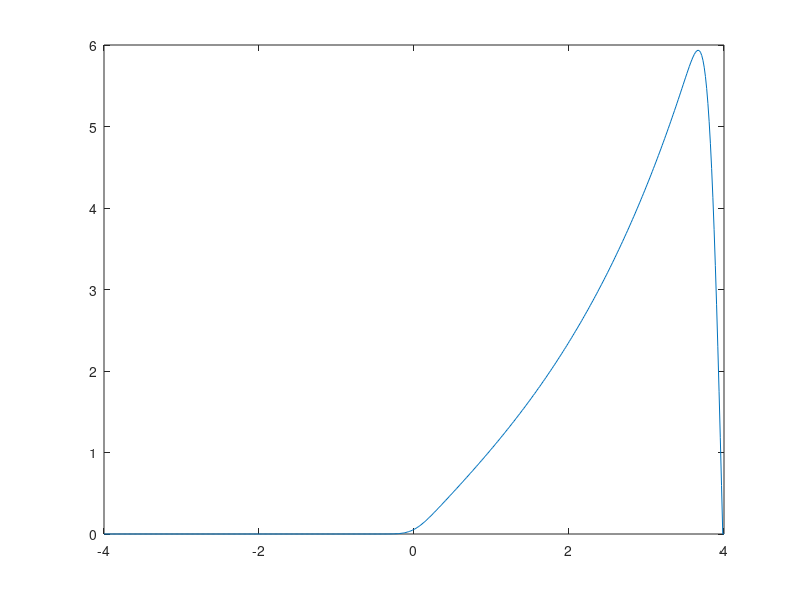
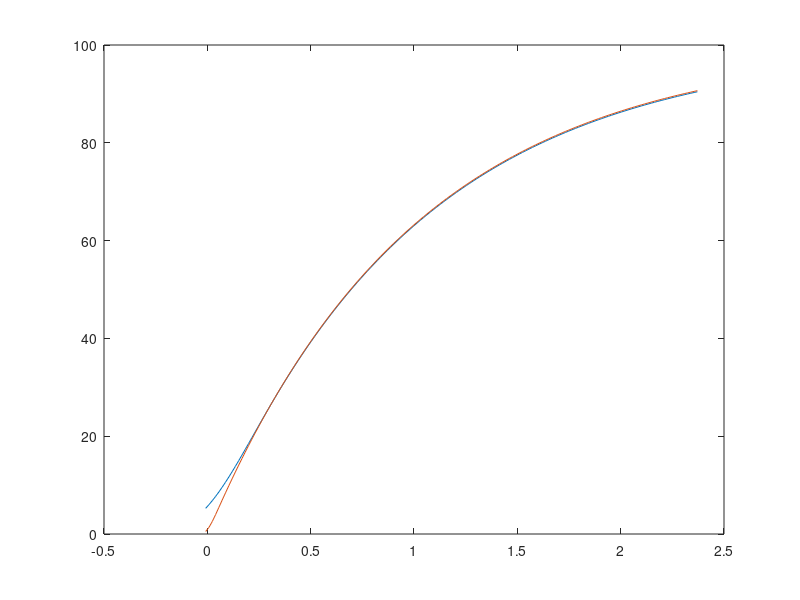

Write MATLAB code to recreate these figures, in order.
clear all
close all

S=100;
%finite difference schemes for heat equation u_t=u_{xx}.
n=500; %number of x values at which u is computed
x=linspace(-4,4,n+2); %range of x values
K=S./exp(-x(end:-1:1));
T=1;
m=1000; %number of time discretizations
r=0.0;d=0.0;%risk-free interest rate - divident yield
rd=r-d; 
sigma=0.2; s2=sigma^2; %volatility
tau = 0.5*T*s2;
t=linspace(0,tau,m+2);
a = -0.5*(-1+(2*rd/s2) );
b = -0.25*((-1+(2*rd/s2) )^2) -(2*r/s2);
dt=t(2)-t(1); %delta t
dx=x(2)-x(1); %delta x
lambda=0.5*dt/(dx*dx);

u=zeros(m+2,n+2);
u(1,:)=exp(0.5*(-1+(2*rd/s2))*x).*max(exp(x)-1,0); %initial condition call
u(:,1) = 0;
u(:,n+2) = 0;

%Explicit Scheme
A=(1-2*lambda)*eye(n,n); %initialize A matrix
A(1,2)=lambda;
A(n-1,n)=lambda;
for i=2:n-1
    A(i,i-1)=lambda;
    A(i,i+1)=lambda;
end
for j=1:m+1
    u(j+1,2:n+1)=(A*u(j,2:n+1)')';
end

figure(1);plot(x,u(m+2,:))

%Implicit Scheme
A=(1+2*lambda)*eye(n,n); %initialize A matrix
A(1,2)=-lambda;
A(n-1,n)=-lambda;
for i=2:n-1
    A(i,i-1)=-lambda;
    A(i,i+1)=-lambda;
end
Ainv=(A\eye(n));
for j=1:m+1
    u(j+1,2:n+1)=(Ainv*u(j,2:n+1)')';
end

figure(1);plot(x,u(m+2,:))


%CN Scheme
A=(1+lambda)*eye(n,n); %initialize A matrix
A(1,2)=-lambda/2;
A(n-1,n)=-lambda/2;
for i=2:n-1
    A(i,i-1)=-lambda/2;
    A(i,i+1)=-lambda/2;
end
%do the same for B
B=(1-lambda)*eye(n,n); 
B(1,2)=lambda;
B(n-1,n)=lambda;
for i=2:n-1
    B(i,i-1)=lambda/2;
    B(i,i+1)=lambda/2;
end
C=(A\B);
for j=1:m+1
    u(j+1,2:n+1)=(C*u(j,2:n+1)')';
end

figure(1);plot(x,u(m+2,:))

%Calculate BS formula
sst = sigma*sqrt(tau);
d1 = (log(S./K) + rd + tau )/sst;
d2 = d1 - sst;
AnPrice = ( S*exp(-d*T)*normcdf(d1) ) - (K*exp(-r*T).*normcdf(d2)  );

V = exp(a*x+b*tau).*u(m+2,:).*K;
inds=round(n/2)+1:n-100;
figure(2);plot(x(inds),V(inds),x(inds),AnPrice(inds))